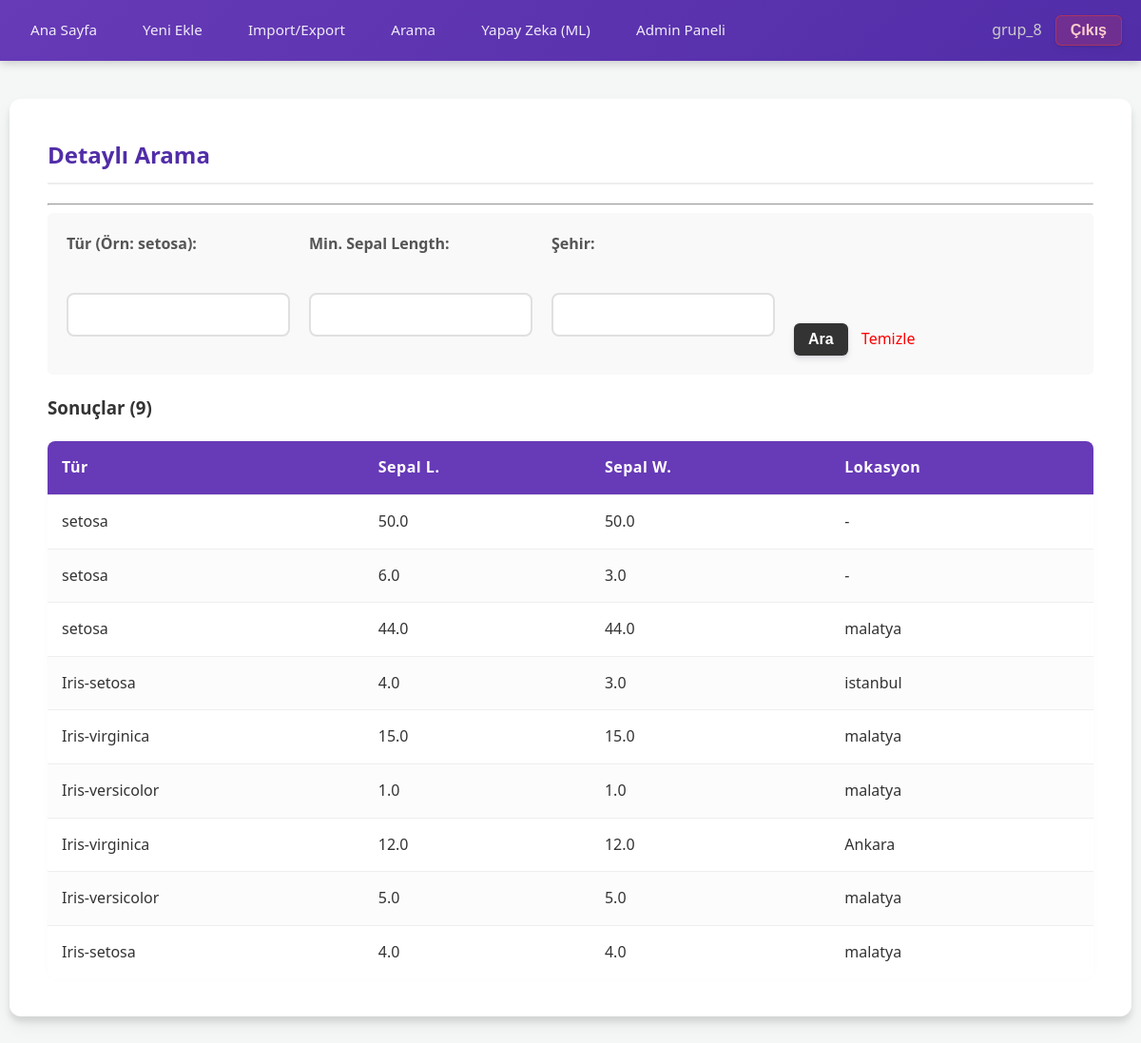
Before: /search/ (signed in) with the older database file.
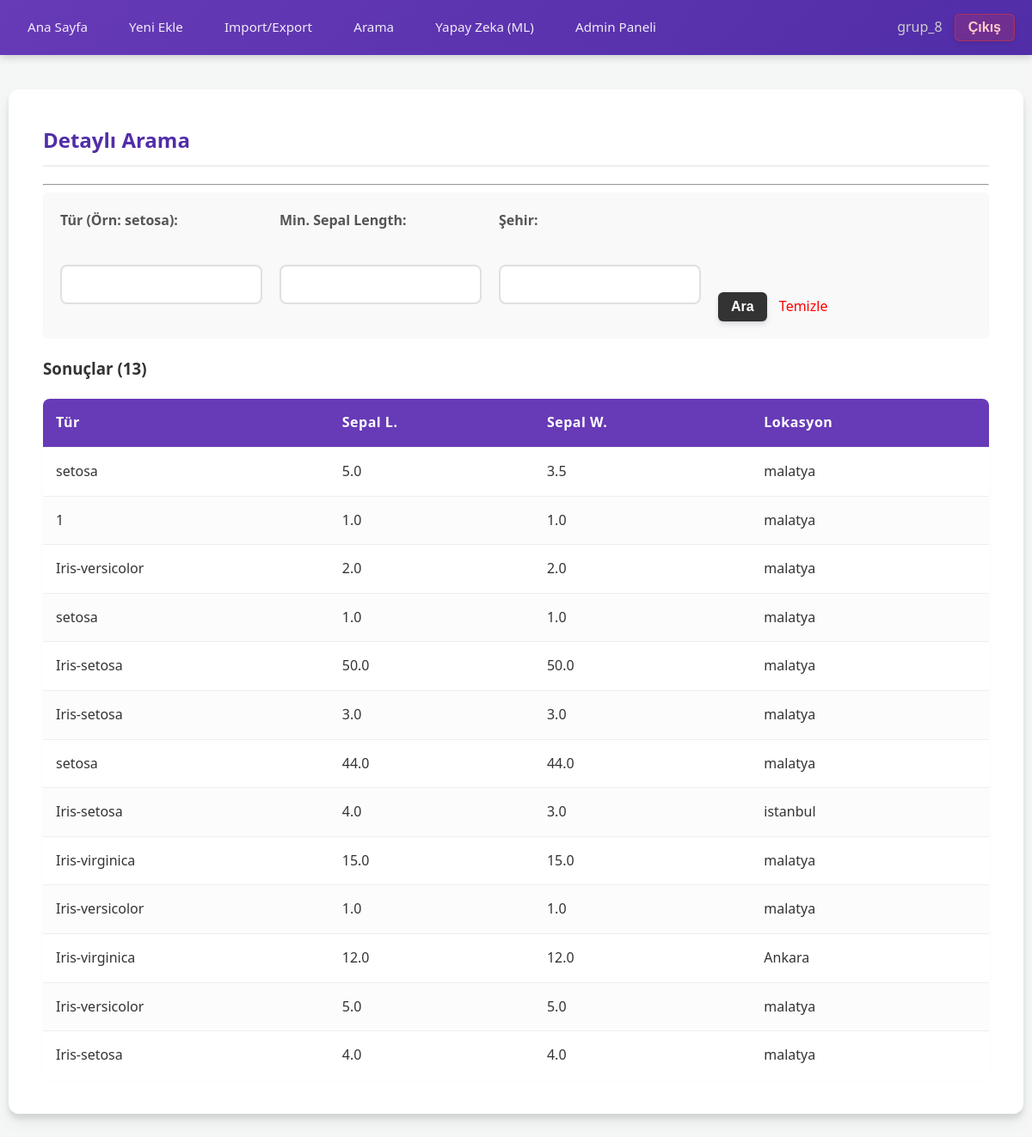
After: the same page with the newer database file.
### iris_app/models.py (models this page shows, shortened)
class IrisPlant(models.Model):
    location = models.ForeignKey(Location, on_delete=models.SET_NULL, related_name='plants', verbose_name="Konum",
                                 null=True, blank=True)
    sepal_length = models.FloatField(verbose_name="Sepal Length (cm)")
    sepal_width = models.FloatField(verbose_name="Sepal Width (cm)")
    petal_length = models.FloatField(verbose_name="Petal Length (cm)")
    petal_width = models.FloatField(verbose_name="Petal Width (cm)")
    species = models.CharField(max_length=50, verbose_name="Tür")
    created_at = models.DateTimeField(auto_now_add=True)

class Location(models.Model):
    city = models.CharField(max_length=100, verbose_name="Şehir")
    region = models.CharField(max_length=100, verbose_name="Bölge", blank=True, null=True)
    altitude = models.IntegerField(verbose_name="Rakım (m)", default=0)
    created_at = models.DateTimeField(auto_now_add=True)

### iris_app/views.py (the view)
# urls.py: path('search/', views.plant_search, name='plant_search'),
@login_required
def plant_search(request):
    plants = IrisPlant.objects.all().order_by('-created_at')
    query_species = request.GET.get('species')
    query_sepal = request.GET.get('min_sepal')
    query_city = request.GET.get('city')
    if query_species:
        plants = plants.filter(species__icontains=query_species)
    if query_sepal:
        plants = plants.filter(sepal_length__gte=query_sepal)
    if query_city:
        plants = plants.filter(location__city__icontains=query_city)
    context = {'plants': plants}
    return render(request, 'plant_search.html', context)

### iris_app/context_processors.py (called while the page is built)
def global_access_control(request):
    is_writer = False
    if request.user.is_authenticated:
        is_writer = request.user.groups.filter(name='Writer').exists()
    return {'is_writer': is_writer}

### templates/plant_search.html
{% extends 'base.html' %}
{% block content %}
    <h2>Detaylı Arama</h2>
    <hr>
    <div style="background-color: #f9f9f9; padding: 20px; border-radius: 5px; margin-bottom: 20px;">
        <form method="get">
            <div style="display: flex; gap: 20px; flex-wrap: wrap;">
                <div>
                    <label>Tür (Örn: setosa):</label><br>
                    <input type="text" name="species" class="form-control">
                </div>
                <div>
                    <label>Min. Sepal Length:</label><br>
                    <input type="number" step="0.1" name="min_sepal" class="form-control">
                </div>
                <div>
                    <label>Şehir:</label><br>
                    <input type="text" name="city" class="form-control">
                </div>
                <div style="align-self: flex-end;">
                    <button type="submit" style="background: #333; color: white; padding: 8px 15px; border: none; cursor: pointer;">
                        Ara
                    </button>
                    <a href="{% url 'plant_search' %}" style="margin-left: 10px; color: red; text-decoration: none;">Temizle</a>
                </div>
            </div>
        </form>
    </div>
    <h3>Sonuçlar ({{ plants.count }})</h3>
    {% if plants %}
        <table>
            <thead>
                <tr>
                    <th>Tür</th>
                    <th>Sepal L.</th>
                    <th>Sepal W.</th>
                    <th>Lokasyon</th>
                </tr>
            </thead>
            <tbody>
                {% for plant in plants %}
                <tr>
                    <td>{{ plant.species }}</td>
                    <td>{{ plant.sepal_length }}</td>
                    <td>{{ plant.sepal_width }}</td>
                    <td>
                        {% if plant.location %}{{ plant.location.city }}{% else %}-{% endif %}
                    </td>
                </tr>
                {% endfor %}
            </tbody>
        </table>
    {% else %}
        <p>Aradığınız kriterlere uygun bitki bulunamadı.</p>
    {% endif %}
{% endblock %}

Changed rows visible on the page:
removed IrisPlant: species "setosa", sepal_length "50.0", sepal_width "50.0"
removed IrisPlant: species "setosa", sepal_length "6.0", sepal_width "3.0"
added IrisPlant: species "setosa", sepal_length "5.0", sepal_width "3.5", location.city "malatya"
added IrisPlant: species "1", sepal_length "1.0", sepal_width "1.0", location.city "malatya"
added IrisPlant: species "Iris-versicolor", sepal_length "2.0", sepal_width "2.0", location.city "malatya"
added IrisPlant: species "setosa", sepal_length "1.0", sepal_width "1.0", location.city "malatya"
added IrisPlant: species "Iris-setosa", sepal_length "50.0", sepal_width "50.0", location.city "malatya"
added IrisPlant: species "Iris-setosa", sepal_length "3.0", sepal_width "3.0", location.city "malatya"
Other visible differences:
{{ plants.count }}: "9" → "13"
